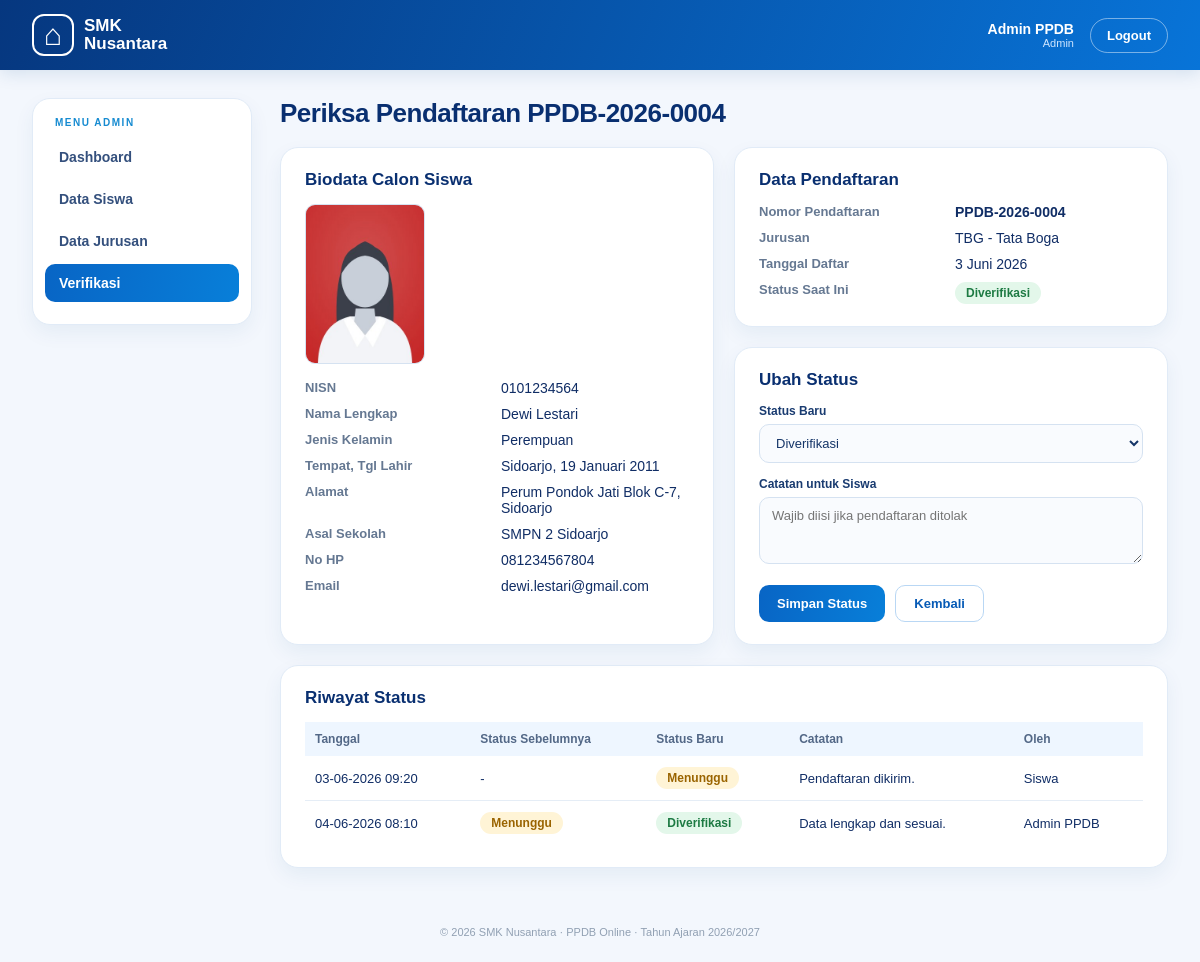
The page /admin/verifikasi-detail.php?id=4 (signed in) on the database its author committed.
### tables this page shows
CREATE TABLE pendaftaran (
  id_pendaftaran INT AUTO_INCREMENT PRIMARY KEY,
  id_siswa INT NOT NULL,
  id_jurusan INT NOT NULL,
  tahun_ajaran VARCHAR(9) NOT NULL,
  tanggal_daftar DATETIME NOT NULL,
  status ENUM('Menunggu', 'Diverifikasi', 'Ditolak') NOT NULL DEFAULT 'Menunggu',
  UNIQUE (id_siswa, tahun_ajaran),
  FOREIGN KEY (id_siswa) REFERENCES siswa(id_siswa) ON DELETE CASCADE,
  FOREIGN KEY (id_jurusan) REFERENCES jurusan(id_jurusan) ON DELETE RESTRICT
);

CREATE TABLE siswa (
  id_siswa INT AUTO_INCREMENT PRIMARY KEY,
  id_user INT NOT NULL UNIQUE,
  nisn CHAR(10) NOT NULL UNIQUE,
  nama_lengkap VARCHAR(100) NOT NULL,
  jenis_kelamin ENUM('Laki-laki', 'Perempuan') NULL,
  tempat_lahir VARCHAR(50) NULL,
  tanggal_lahir DATE NULL,
  alamat VARCHAR(255) NULL,
  asal_sekolah VARCHAR(100) NULL,
  no_hp VARCHAR(20) NOT NULL,
  foto VARCHAR(255) NULL,  
  FOREIGN KEY (id_user) REFERENCES users(id_user) ON DELETE CASCADE
);

CREATE TABLE users (
  id_user INT AUTO_INCREMENT PRIMARY KEY,
  nama VARCHAR(100) NOT NULL,
  email VARCHAR(100) NOT NULL UNIQUE,
  password VARCHAR(255) NOT NULL,
  role ENUM('admin', 'siswa') NOT NULL DEFAULT 'siswa'
);

CREATE TABLE jurusan (
  id_jurusan INT AUTO_INCREMENT PRIMARY KEY,
  kode_jurusan VARCHAR(10) NOT NULL UNIQUE,
  nama_jurusan VARCHAR(100) NOT NULL,
  kuota INT NOT NULL,
  deskripsi VARCHAR(255) NULL,
  aktif TINYINT(1) NOT NULL DEFAULT 1
);

CREATE TABLE riwayat_status (
  id_riwayat INT AUTO_INCREMENT PRIMARY KEY,
  id_pendaftaran INT NOT NULL,
  status_sebelumnya VARCHAR(20) NULL,
  status_baru VARCHAR(20) NOT NULL,
  catatan VARCHAR(255) NULL,
  id_admin INT NULL,
  tanggal_perubahan DATETIME NOT NULL,
  FOREIGN KEY (id_pendaftaran) REFERENCES pendaftaran(id_pendaftaran) ON DELETE CASCADE,
  FOREIGN KEY (id_admin) REFERENCES users(id_user) ON DELETE SET NULL
);

### admin/verifikasi-detail.php (the view, shortened to what this page needs)
<?php
require_once '../includes/fungsi.php';
$id = (int) ($_GET['id'] ?? 0);
$stmt = $pdo->prepare("SELECT p.*, s.*, u.email, j.kode_jurusan, j.nama_jurusan
    FROM pendaftaran p
    JOIN siswa s ON s.id_siswa = p.id_siswa
    JOIN users u ON u.id_user = s.id_user
    JOIN jurusan j ON j.id_jurusan = p.id_jurusan
    WHERE p.id_pendaftaran = ?");
$stmt->execute([$id]);
$d = $stmt->fetch();
$stmt = $pdo->prepare("SELECT r.*, u.nama AS nama_admin FROM riwayat_status r
    LEFT JOIN users u ON u.id_user = r.id_admin
    WHERE r.id_pendaftaran = ? ORDER BY r.tanggal_perubahan, r.id_riwayat");
$stmt->execute([$id]);
$riwayat = $stmt->fetchAll();
include '../includes/header.php';
?>
<div class="dua-kolom">
  <div class="panel">
    <h2>Biodata Calon Siswa</h2>
    <?= tampil_foto($d['foto'], 'atas') ?>
    <dl class="info-list">
      <dt>NISN</dt><dd><?= e($d['nisn']) ?></dd>
      <dt>Nama Lengkap</dt><dd><?= e($d['nama_lengkap']) ?></dd>
      <dt>Jenis Kelamin</dt><dd><?= e($d['jenis_kelamin']) ?></dd>
      <dt>Tempat, Tgl Lahir</dt><dd><?= e($d['tempat_lahir']) ?>, <?= tanggal_indo($d['tanggal_lahir']) ?></dd>
      <dt>Alamat</dt><dd><?= e($d['alamat']) ?></dd>
      <dt>Asal Sekolah</dt><dd><?= e($d['asal_sekolah']) ?></dd>
      <dt>No HP</dt><dd><?= e($d['no_hp']) ?></dd>
      <dt>Email</dt><dd><?= e($d['email']) ?></dd>
    </dl>
  </div>
  <div>
    <div class="panel">
      <h2>Data Pendaftaran</h2>
      <dl class="info-list">
        <dt>Nomor Pendaftaran</dt><dd><b><?= nomor_pendaftaran($id) ?></b></dd>
        <dt>Jurusan</dt><dd><?= e($d['kode_jurusan'] . ' - ' . $d['nama_jurusan']) ?></dd>
        <dt>Tanggal Daftar</dt><dd><?= tanggal_indo($d['tanggal_daftar']) ?></dd>
        <dt>Status Saat Ini</dt><dd><?= badge_status($d['status']) ?></dd>
      </dl>
    </div>
    <div class="panel">
      <h2>Ubah Status</h2>
      <form action="" method="post">
        <div class="form-grid">
          <div class="field full">
            <label for="status">Status Baru</label>
            <select id="status" name="status">
              <?php foreach (['Diverifikasi', 'Ditolak', 'Menunggu'] as $st): ?>
                <option value="<?= $st ?>" <?= ($_POST['status'] ?? '') === $st ? 'selected' : '' ?>><?= $st ?></option>
              <?php endforeach; ?>
            </select>
          </div>
          <div class="field full">
            <label for="catatan">Catatan untuk Siswa</label>
            <textarea id="catatan" name="catatan" rows="3" placeholder="Wajib diisi jika pendaftaran ditolak"><?= e($_POST['catatan'] ?? '') ?></textarea>
          </div>
        </div>
        <div class="form-actions">
          <button type="submit" class="btn btn-primary">Simpan Status</button>
          <a href="verifikasi.php" class="btn btn-outline">Kembali</a>
        </div>
      </form>
    </div>
  </div>
</div>
<div class="panel">
  <h2>Riwayat Status</h2>
  <table class="tabel">
    <tr><th>Tanggal</th><th>Status Sebelumnya</th><th>Status Baru</th><th>Catatan</th><th>Oleh</th></tr>
    <?php foreach ($riwayat as $r): ?>
    <tr>
      <td><?= date('d-m-Y H:i', strtotime($r['tanggal_perubahan'])) ?></td>
      <td><?= $r['status_sebelumnya'] ? badge_status($r['status_sebelumnya']) : '-' ?></td>
      <td><?= badge_status($r['status_baru']) ?></td>
      <td><?= e($r['catatan'] ?? '-') ?></td>
      <td><?= e($r['nama_admin'] ?? 'Siswa') ?></td>
    </tr>
    <?php endforeach; ?>
  </table>
</div>
<?php include '../includes/footer.php'; ?>

### includes/fungsi.php (shortened to what this page needs)
<?php
function e($teks)
{
    return htmlspecialchars((string) $teks, ENT_QUOTES, 'UTF-8');
}
function nomor_pendaftaran($id_pendaftaran)
{
    return 'PPDB-' . substr(TAHUN_AJARAN, 0, 4) . '-' . str_pad($id_pendaftaran, 4, '0', STR_PAD_LEFT);
}
function badge_status($status)
{
    $warna = ['Menunggu' => 'kuning', 'Diverifikasi' => 'hijau', 'Ditolak' => 'merah'];
    return '<span class="badge badge-' . $warna[$status] . '">' . e($status) . '</span>';
}
function tanggal_indo($tanggal)
{
    $bulan = ['', 'Januari', 'Februari', 'Maret', 'April', 'Mei', 'Juni', 'Juli', 'Agustus', 'September', 'Oktober', 'November', 'Desember'];
    $t = strtotime($tanggal);
    return date('j', $t) . ' ' . $bulan[(int) date('n', $t)] . ' ' . date('Y', $t);
}
function tampil_foto($foto, $kelas = '')
{
    return '<img src="../uploads/foto/' . e($foto) . '" alt="Pas foto" class="pas-foto ' . $kelas . '">';
}

### assets/css/dashboard.css (style rules this page uses)
* { box-sizing: border-box; }
body { margin: 0; background: #f3f7fd; color: #102d65; font-family: Arial, Helvetica, sans-serif; font-size: 14px; }
a { color: inherit; text-decoration: none; }
.panel { background: #fff; border: 1px solid #e1ebf7; border-radius: 18px; padding: 22px 24px; box-shadow: 0 8px 20px #164d8010; margin-bottom: 20px; }
.panel h2 { font-size: 17px; margin: 0 0 14px; color: #092f70; }
.tabel { width: 100%; border-collapse: collapse; font-size: 13px; }
.tabel th { text-align: left; font-size: 12px; color: #536887; background: #eef6ff; padding: 10px; }
.tabel td { padding: 11px 10px; border-bottom: 1px solid #e5edf6; vertical-align: middle; }
.tabel tr:last-child td { border-bottom: 0; }
.info-list { display: grid; grid-template-columns: 180px 1fr; gap: 10px 16px; margin: 0; }
.info-list dt { color: #657892; font-weight: 700; font-size: 13px; }
.info-list dd { margin: 0; }
.badge { display: inline-block; padding: 4px 11px; border-radius: 20px; font-size: 12px; font-weight: 800; }
.badge-kuning { background: #fff4d6; color: #9a6400; }
.badge-hijau { background: #e3f7ea; color: #1d7a43; }
.btn { display: inline-block; border: 0; border-radius: 10px; padding: 10px 18px; font-size: 13px; font-weight: 800; cursor: pointer; font-family: inherit; }
.btn-primary { background: linear-gradient(100deg, #0865c5, #087fd9); color: #fff; }
.btn-outline { background: #fff; border: 1px solid #b9d7f4; color: #075bb6; }
.form-grid { display: grid; grid-template-columns: 1fr 1fr; gap: 14px 16px; }
.field.full { grid-column: 1 / -1; }
.field label { display: block; font-size: 12px; font-weight: 800; color: #193b70; margin-bottom: 6px; }
.field input, .field select, .field textarea { width: 100%; padding: 10px 12px; border: 1px solid #d5e2f1; border-radius: 10px; background: #f9fbfe; color: #153568; font: 13px Arial, sans-serif; }
.form-actions { margin-top: 18px; display: flex; gap: 10px; }
.dua-kolom { display: grid; grid-template-columns: 1fr 1fr; gap: 20px; }
.tabel td:first-child { white-space: nowrap; }
.pas-foto { width: 120px; height: 160px; flex-shrink: 0; object-fit: cover; border: 1px solid #d5e2f1; border-radius: 10px; background: #eef2f7; }
.pas-foto.atas { margin-bottom: 16px; vertical-align: top; }

### rows shown on the page
pendaftaran: id_siswa.foto (picture), id_siswa.nisn "0101234564", id_siswa.nama_lengkap "Dewi Lestari", id_siswa.jenis_kelamin "Perempuan", id_siswa.tempat_lahir "Sidoarjo", id_siswa.tanggal_lahir "19 Januari 2011", id_siswa.alamat "Perum Pondok Jati Blok C-7, Sidoarjo", id_siswa.asal_sekolah "SMPN 2 Sidoarjo", id_siswa.no_hp "081234567804", users.email "dewi.lestari@gmail.com", id_jurusan.nama_jurusan "TBG - Tata Boga", tanggal_daftar "3 Juni 2026", status "Diverifikasi"
riwayat_status: status "Diverifikasi", tanggal_perubahan "04-06-2026 08:10", status_sebelumnya "Menunggu Diverifikasi", catatan "Data lengkap dan sesuai.", id_admin.nama "Admin PPDB"
riwayat_status: tanggal_perubahan "03-06-2026 09:20", status_baru "Menunggu", catatan "Pendaftaran dikirim.", nama_admin "Siswa"

### other values the page prints
$_SESSION['nama'] "Admin PPDB"
$item[1] "Dashboard"
$item[1] "Data Siswa"
$item[1] "Data Jurusan"
$item[1] "Verifikasi"
$judul "Periksa Pendaftaran PPDB-2026-0004"
nomor_pendaftaran($id) "PPDB-2026-0004"
TAHUN_AJARAN "2026/2027"
